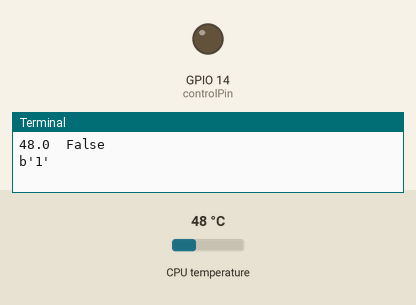
Bench run of a program on a simulated Raspberry Pi (BCM pin numbers). Parts: output pins drawn as LEDs (lit = HIGH), the last lines printed to the terminal. The inputs (shaded band) are chosen by the test bench; at power-on: CPU temperature 48 °C. Requests to the public web service named in the program get a made-up reply in its usual format after 0.4 s (London, UTC, broken clouds, 64 % humidity, 1013 hPa unless stated).

Above: at 1.2 s.
1.3 s: CPU temperature set to 52 °C
At 2.6 s:
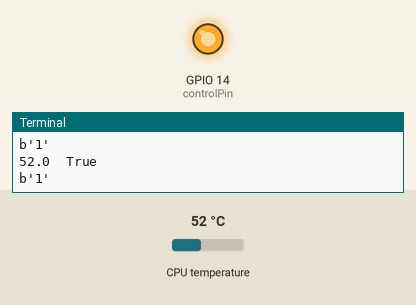
3.2 s: CPU temperature set to 41 °C
5.4 s: CPU temperature set to 38 °C
At 6.3 s:
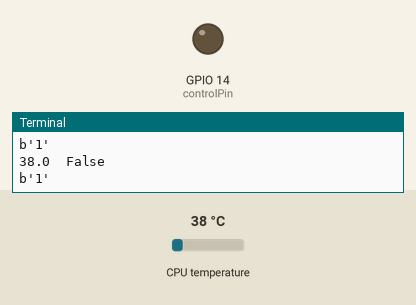
7.3 s: CPU temperature set to 58 °C
At 9.6 s:
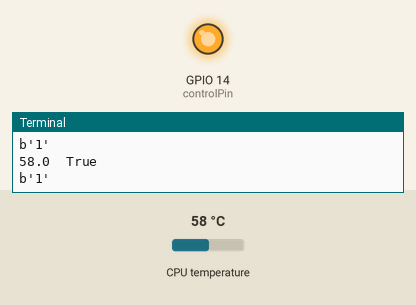
Timing chart, 0 to 11.0 s (numbered marks = the images above; inputs shaded):
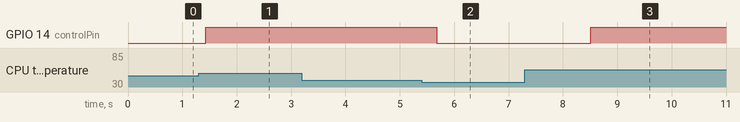

The program:

cpu.py
```python
import RPi.GPIO as GPIO # Import a GPIO library
import sys # Import libraries for exception handling
from urllib import request # Import a library for working with URLs
from re import findall # Import a regex library
from time import sleep #Import a library to work with time
from subprocess import check_output # Import the library for working with subprocesses
myAPI = '##################' # Enter Your API key here
baseURL = 'https://api.thingspeak.com/update?api_key=%s' % myAPI # URL where we will send the data

def get_temp():
    temp = check_output(["vcgencmd","measure_temp"]).decode()    # Using subprocess.check_output() assign the temperature of Raspberry CPU to temp variable
    temp = float(findall('\d+\.\d+', temp)[0])                   # Using regular expression, we get the temperature value
    return(temp)
try:
    GPIO.setwarnings(False)                 # Disable GPIO warnings
    tempOn = 50                             # Turn on fan, when CPU temperature reaches 40degC
    threshold = 10                          # Temperature threshold
    controlPin = 14                         # Control GPIO pin
    pinState = False                        # Actual status of fan
    GPIO.setmode(GPIO.BCM)                  # Set numbering system to BCM
    GPIO.setup(controlPin, GPIO.OUT, initial=0) # Set control GPIO to OUTPUT mode
    while True:
        temp = get_temp()
        if temp > tempOn and not pinState or temp < tempOn - threshold and pinState:
                pinState = not pinState         # Change the pin status
                GPIO.output(controlPin, pinState) # Set a new status for the control pin
        conn = request.urlopen(baseURL + '&field1=%s' % (temp))
        print(str(temp) + "  " + str(pinState))
        print(conn.read())
        conn.close()
        sleep(1)
except KeyboardInterrupt:
    print("Exit pressed Ctrl+C")            # Exit the program by pressing Ctrl + C
except:
    print("Other Exception")                # Other exceptions
    print("--- Start Exception Data:")
    traceback.print_exc(limit=2, file=sys.stdout)
    print("--- End Exception Data:")
finally:
    print("CleanUp")
    GPIO.cleanup()                          # Return the pins state to their original state
    print("End of program")
```

Measured:
- the behaviour switches between 50 and 51 °C on CPU temperature (found by bisection; images 0 and 1)
- the behaviour switches between 40 and 39 °C on CPU temperature (found by bisection; images 1 and 2)
- after the input at 1.3 s, GPIO 14 (controlPin): LOW → HIGH after 0.13 s
- after the input at 5.4 s, GPIO 14 (controlPin): HIGH → LOW after 0.28 s
- after the input at 7.3 s, GPIO 14 (controlPin): LOW → HIGH after 1.2 s
